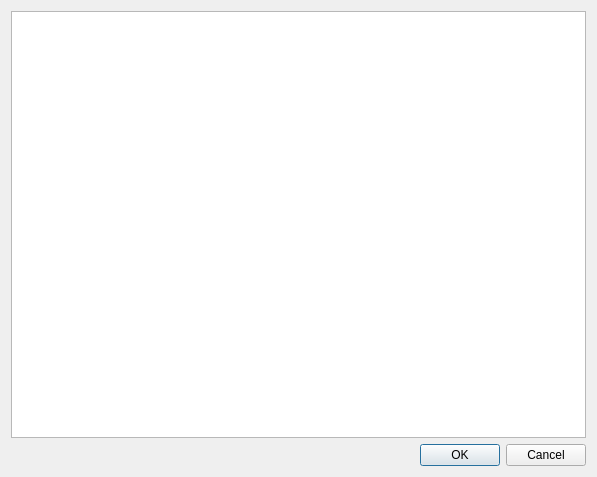
<?xml version="1.0" encoding="UTF-8"?>
<ui version="4.0">
 <class>Dialog</class>
 <widget class="QDialog" name="Dialog">
  <property name="windowModality">
   <enum>Qt::ApplicationModal</enum>
  </property>
  <property name="geometry">
   <rect>
    <x>0</x>
    <y>0</y>
    <width>597</width>
    <height>477</height>
   </rect>
  </property>
  <property name="windowTitle">
   <string>Dialog</string>
  </property>
  <layout class="QVBoxLayout" name="verticalLayout">
   <item>
    <widget class="QTextBrowser" name="textBrowser_contents">
     <property name="font">
      <font>
       <family>Consolas</family>
      </font>
     </property>
     <property name="readOnly">
      <bool>false</bool>
     </property>
    </widget>
   </item>
   <item>
    <widget class="QDialogButtonBox" name="buttonBox">
     <property name="orientation">
      <enum>Qt::Horizontal</enum>
     </property>
     <property name="standardButtons">
      <set>QDialogButtonBox::Cancel|QDialogButtonBox::Ok</set>
     </property>
    </widget>
   </item>
  </layout>
 </widget>
 <resources/>
 <connections>
  <connection>
   <sender>buttonBox</sender>
   <signal>accepted()</signal>
   <receiver>Dialog</receiver>
   <slot>accept()</slot>
   <hints>
    <hint type="sourcelabel">
     <x>248</x>
     <y>254</y>
    </hint>
    <hint type="destinationlabel">
     <x>157</x>
     <y>274</y>
    </hint>
   </hints>
  </connection>
  <connection>
   <sender>buttonBox</sender>
   <signal>rejected()</signal>
   <receiver>Dialog</receiver>
   <slot>reject()</slot>
   <hints>
    <hint type="sourcelabel">
     <x>316</x>
     <y>260</y>
    </hint>
    <hint type="destinationlabel">
     <x>286</x>
     <y>274</y>
    </hint>
   </hints>
  </connection>
 </connections>
</ui>
